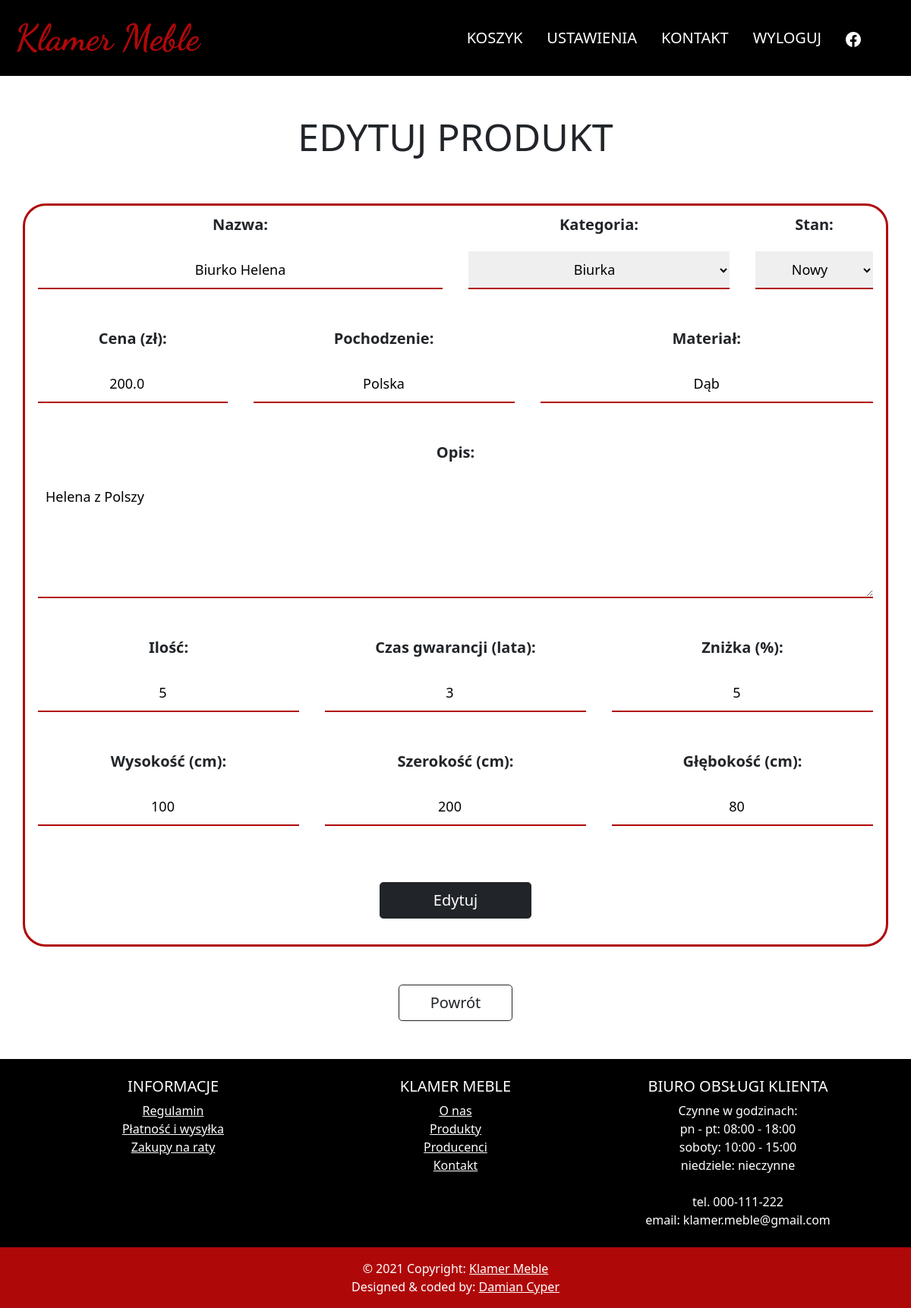
/settings/all_products/edit/1 (signed in), run on the app's committed database.
### store/models.py (models this page shows, shortened)
class Furniture(models.Model):
    name = models.CharField(max_length=255)
    type = models.ForeignKey(FurnitureType, on_delete=models.CASCADE)
    state = models.CharField(choices=STATE, default='new', max_length=20)
    price = models.FloatField(default=200)
    origin = models.CharField(max_length=255)
    material = models.CharField(max_length=255)
    amount = models.IntegerField(default=0)
    description = models.TextField()
    warranty_time = models.IntegerField(default=0)
    discount = models.IntegerField(default=0)
    height = models.IntegerField()
    width = models.IntegerField()
    depth = models.IntegerField()
    rating = models.IntegerField(default=0)
    url1 = models.URLField(default='', blank=True)
    url2 = models.URLField(default='', blank=True)
    url3 = models.URLField(default='', blank=True)

class FurnitureType(models.Model):
    name = models.CharField(max_length=255)
    url = models.URLField(default='', blank=True)

### store/views.py (the view, shortened to what this page needs)
# urls.py: path('settings/all_products/edit/<int:pk>', staff_member_required(EditProductView.as_view(template_name='admin_product_edit.html')), name='edit_product_admin'),
class EditProductView(SuperUserCheck, generic.ListView):
    model = Furniture
    def get_queryset(self):
        products = super().get_queryset()
        product = products.filter(id=self.kwargs['pk'])
        return product
    def get_context_data(self, **kwargs):
        context = super().get_context_data(**kwargs)
        context['categories'] = FurnitureType.objects.all()
        context['pk'] = self.kwargs['pk']
        return context

### store/views.py (called while the page is built)
    def test_func(self):
        return self.request.user.is_superuser

### store/templates/admin_product_edit.html (shortened to what this page needs)
{% extends 'navMenu.html' %}
{% block additional %}
    {% load static %}
    <link href="{% static 'store/all_products.css' %}" rel="stylesheet">
{% endblock %}
{% block main %}
    <div class="container">
        {% if pk == 0 %}
            <h3>Dodaj nowy produkt</h3>
        {% else %}
            <h3>Edytuj produkt</h3>
        {%endif%}
    </div>
    <div style="min-height: 74vh; margin: 0 auto;" id="form" class="container">
      <form method="post" id="edit_form" class="row">
          <div class="col-md-6 d-flex flex-column">
              <label for="prod_name">Nazwa: </label>
              <input id="prod_name" type="text" name="prod_name" value="{{object_list.0.name}}" required>
          </div>
          <div class="col-md-4 d-flex flex-column">
              <label for="prod_type">Kategoria:</label>
              <select id="prod_type" name="prod_type" required>
                  {% for category in categories %}
                        <option {%if object_list.0.type.name == category.name %} selected {%endif%}>{{category.name}}</option>
                  {% endfor %}
              </select>
          </div>
          <div class="col-md-2 d-flex flex-column">
              <label for="prod_state">Stan: </label>
              <select id="prod_state" name="prod_state" required>
                  <option value="new" {%if object_list.0.state == "new"%} selected {%endif%} >Nowy</option>
              </select>
          </div>
          <div class="col-md-3 d-flex flex-column">
              <label for="prod_price">Cena (zł): </label>
              <input id="prod_price" name="prod_price" type="number" min="1" value="{{object_list.0.price}}" required>
          </div>
          <div class="col-md-4 d-flex flex-column">
              <label for="prod_origin">Pochodzenie: </label>
              <input id="prod_origin" type="text" name="prod_origin" value="{{object_list.0.origin}}" required>
          </div>
          <div class="col-md-5 d-flex flex-column">
              <label for="prod_material">Materiał: </label>
              <input id="prod_material" type="text" name="prod_material" value="{{object_list.0.material}}" required>
          </div>
          <div class="col-md-12 d-flex flex-column">
              <label for="prod_desc">Opis: </label>
              <textarea id="prod_desc" name="prod_desc" rows="5">{{object_list.0.description}}</textarea>
          </div>
          <div class="col-md-4 d-flex flex-column">
              <label for="prod_amount">Ilość: </label>
              <input id="prod_amount" type="number" min="0" name="prod_amount" value="{{object_list.0.amount}}" required>
          </div>
          <div class="col-md-4 d-flex flex-column">
              <label for="prod_warranty">Czas gwarancji (lata): </label>
              <input id="prod_warranty" name="prod_warranty" type="number" min="0" value="{{object_list.0.warranty_time}}" required>
          </div>
          <div class="col-md-4 d-flex flex-column">
              <label for="prod_discount">Zniżka (%): </label>
              <input id="prod_discount" type="number" min="0" max="99" name="prod_discount" value="{{object_list.0.discount}}" required>
          </div>
          <div class="col-md-4 d-flex flex-column">
              <label for="prod_height">Wysokość (cm): </label>
              <input id="prod_height" type="number" min="1" max="500" name="prod_height" value="{{object_list.0.height}}">
          </div>
          <div class="col-md-4 d-flex flex-column">
              <label for="prod_width">Szerokość (cm): </label>
              <input id="prod_width" name="prod_width" type="number" min="1" max="500" value="{{object_list.0.width}}" required>
          </div>
          <div class="col-md-4 d-flex flex-column">
              <label for="prod_depth">Głębokość (cm): </label>
              <input id="prod_depth" type="number" name="prod_depth" min="1" max="500" value="{{object_list.0.depth}}" required>
          </div>
          <div class="form-actions col-md-12 d-flex flex-column">
              <button class="btn btn-lg btn-dark my-4 mx-auto" type="submit" style="width: 200px" id="form-btn">
                {% if pk == 0 %}
                    Dodaj
                {% else %}
                    Edytuj
                {%endif%}
              </button>
          </div>
      </form>
      <a type="button" class="btn btn-lg btn-outline-dark" href="/settings/all_products" id="go_back">Powrót</a>
    </div>
{% endblock %}

### store/static/store/all_products.css (style rules this page uses)
#go_back { margin: 50px auto; display: block; width: 150px; }
h3 { text-transform: uppercase; font-size: 50px!important; text-align: center; padding: 50px 0; }
label { font-size: 20px; text-align: center }
input, select, textarea { border: none; border-bottom: 2px solid #af0809; outline: none; font-size: 18px!important; margin: 20px 5px 50px 5px!important; }
input, select { height: 50px; text-align: center; }
form { padding: 10px 0; font-weight: bold; }
#edit_form { border: 3px solid #af0809; border-radius: 30px; }
textarea { padding: 10px; text-align: justify!important; hyphens: auto; word-wrap: break-word; }

### templates/base.html (style rules this page uses)
* { scrollbar-color: #af0809 #e4e4e4; scrollbar-width: 15px; }

### data on the page
Furniture: prod_name "Biurko Helena", prod_type "Biurka", prod_state "Nowy", prod_price "200.0", prod_origin "Polska", prod_material "Dąb", prod_desc "Helena z Polszy", prod_amount "5", prod_warranty "3", prod_discount "5", prod_height "100", prod_width "200", prod_depth "80"
